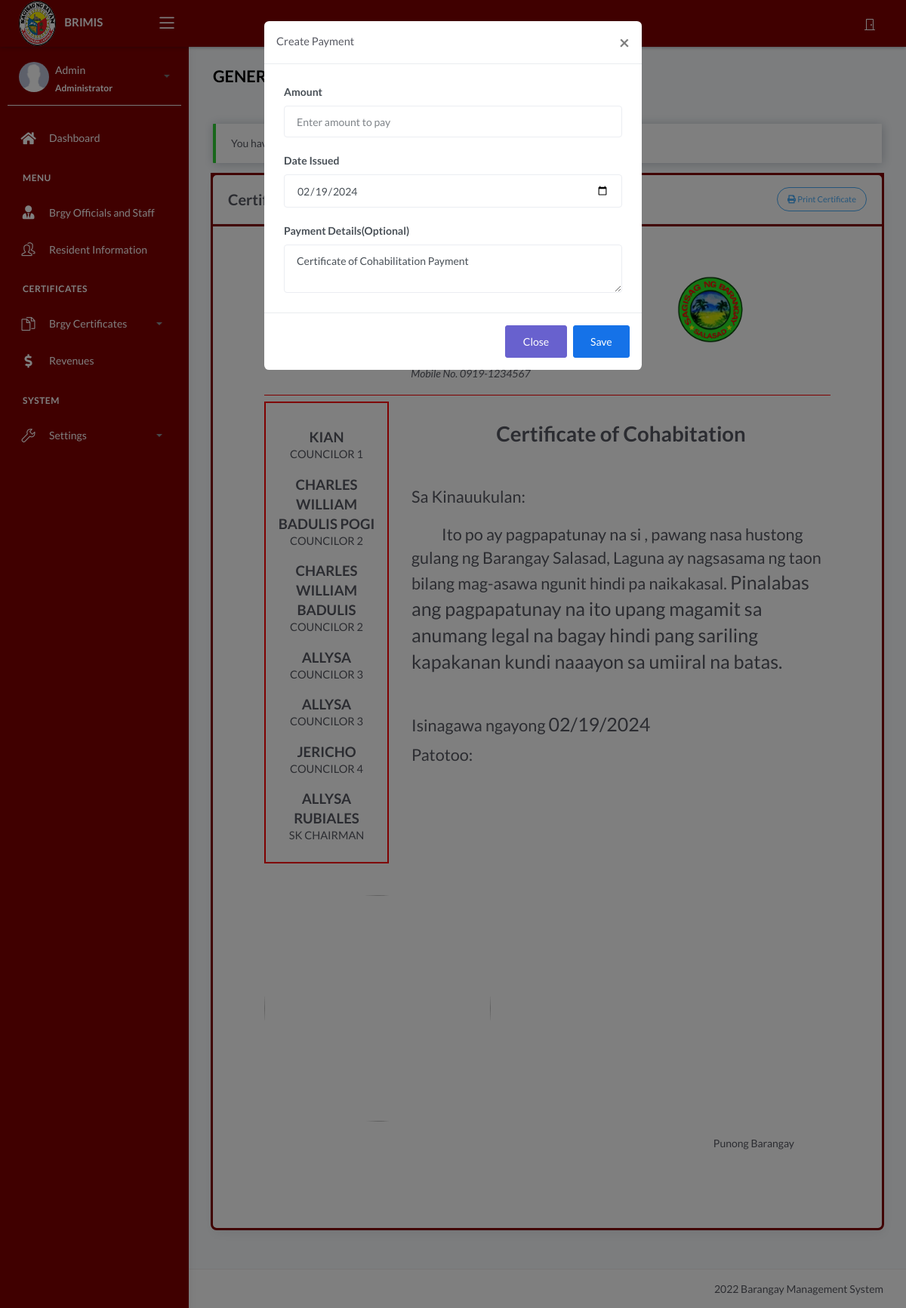
The page /generate_cohabitation_cert.php (signed in) on the database its author committed.
### tables this page shows
CREATE TABLE `tblbrgy_info` (
  `id` int(11) NOT NULL,
  `province` varchar(100) DEFAULT NULL,
  `town` varchar(100) DEFAULT NULL,
  `brgy_name` varchar(50) DEFAULT NULL,
  `number` varchar(50) DEFAULT NULL,
  `text` text DEFAULT NULL,
  `image` varchar(200) DEFAULT NULL,
  `city_logo` varchar(100) DEFAULT NULL,
  `brgy_logo` varchar(100) DEFAULT NULL
);

CREATE TABLE `tblofficials` (
  `id` int(11) NOT NULL,
  `name` varchar(50) DEFAULT NULL,
  `chairmanship` varchar(50) DEFAULT NULL,
  `position` varchar(50) DEFAULT NULL,
  `contact` varchar(20) DEFAULT NULL
);

CREATE TABLE `tblposition` (
  `id` int(11) NOT NULL,
  `position` varchar(50) DEFAULT NULL,
  `order` int(11) DEFAULT NULL
);

### model/fetch_brgy_info.php (called while the page is built, shortened)
<?php
    $query = "SELECT * FROM tblbrgy_info";
    $result = $conn->query($query);
	$row = $result->fetch_assoc();
	if($row){
		$province = $row['province'];
		$brgy 		= $row['brgy_name'];
		$number =  $row['number'];
		$brgy_logo		= $row['brgy_logo'];
	}
?>

### generate_cohabitation_cert.php (the view, shortened to what this page needs)
<?php include 'server/server.php' ?>
<?php
    $query1 = "SELECT * FROM tblofficials JOIN tblposition ON tblofficials.position=tblposition.id WHERE tblposition.position NOT IN ('SK Chairrman','Secretary','Treasurer')
               ORDER BY `order` ASC";
    $result1 = $conn->query($query1);
    $officials = array();
	while($row = $result1->fetch_assoc()){
		$officials[] = $row;
	}
?>
<!DOCTYPE html>
<html lang="en">
<head>
	<?php include 'templates/header.php' ?>
</head>
<body>
	<div class="wrapper">
		<?php include 'templates/main-header.php' ?>
		<?php include 'templates/sidebar.php' ?>
		<div class="main-panel">
			<div class="content">
					<div class="page-inner"  style="color:black">
						<div class="d-flex align-items-left align-items-md-center flex-column flex-md-row">
							<div>
								<h2 class="text-black fw-bold" >GENERATE CERTIFICATE</h2>
							</div>
						</div>
					</div>
				<div class="page-inner">
					<div class="row mt--2">
						<div class="col-md-12">
                            <?php if(isset($_SESSION['message'])): ?>
                                <div class="alert alert-<?php echo $_SESSION['success']; ?> <?= $_SESSION['success']=='danger' ? 'bg-danger text-light' : null ?>" role="alert">
                                    <?php echo $_SESSION['message']; ?>
                                </div>
                            <?php endif ?>
                            <div class="card" style ="outline-style:solid; outline-color:maroon">
								<div class="card-header" style ="outline-style:solid; outline-color:maroon">
									<div class="card-head-row">
										<div class="card-title"><b>Certificate of Cohabitation</b></div>
										<div class="card-tools">
											<button class="btn btn-info btn-border btn-round btn-sm" onclick="printDiv('printThis')">
												<i class="fa fa-print"></i>
												Print Certificate
											</button>
										</div>
									</div>
								</div>
								<div class="card-body m-5" id="printThis">
                                     <div class="d-flex flex-wrap justify-content-around" style="border-bottom:1px solid red">
                                        <div class="text-center">
										</div>
										<div class="text-center">
                                            <h3 class="mb-0">Republic of the Philippines</h3>
                                            <h3 class="mb-0">Province of <?= ucwords($province) ?></h3>
											<h3 class="mb-0"><?= ucwords($town) ?></h3>
											<h1 class="fw-bold mb-0"><?= ucwords($brgy) ?></i></h2>
                                            <p><i>Mobile No. <?= $number ?></i></p>
										</div>
                                        <div class="text-center">
                                            <img src="assets/uploads/<?= $brgy_logo ?>" class="img-fluid" width="100">
										</div>
									</div>
                                    <div class="row mt-2">
                                         <div class="col-md-3">
                                            <div class="text-center p-3" style="border:2px solid red">
                                                <?php if(!empty($officials)):?>
                                                    <?php foreach($officials as $row): ?>
                                                        <h3 class="mt-3 fw-bold mb-0 text-uppercase"><?= ucwords($row['name']) ?></h3>
                                                        <h5 class="mb-2 text-uppercase"><?= ucwords($row['position']) ?></h5>
                                                    <?php endforeach ?>
                                                <?php endif ?>
                                            </div><br><br>
											<img src="assets/img/yellow-circle.png" style="height:300px; width:300px">
                                        </div>
                                        <div class="col-md-9">
                                            <div class="text-center">
                                                <h1 class="mt-4 fw-bold mb-5">Certificate of Cohabitation</h1>
                                            </div>
                                            <h2 class="mt-5">Sa Kinauukulan:</h2>
                                            <h2 class="mt-3" style="text-indent: 40px;">Ito po ay pagpapatunay na si  ,
												pawang nasa hustong gulang ng <?= ucwords($brgy) ?>, <?= ucwords($province) ?> ay nagsasama ng taon bilang mag-asawa ngunit hindi pa naikakasal.
                                            <span style="font-size:25px">Pinalabas ang pagpapatunay na ito upang magamit sa anumang legal na bagay hindi pang sariling kapakanan kundi naaayon sa umiiral na batas.</h2>
                                            <h2 class="mt-5">Isinagawa ngayong <span style="font-size:25px"><?= date('m/d/Y') ?></span> </h2>
                                            <h2 class="mt-12">Patotoo: </h2>
                                        </div>
                                        <div class="col-md-12">
                                            <div class="p-3 text-right mr-3">
                                                <p class="mr-3">Punong Barangay</p>
                                            </div>
                                        </div>
                                    </div>
								</div>
							</div>
						</div>
					</div>
				</div>
			</div>
            <div class="modal fade" id="pment" tabindex="-1" role="dialog" aria-labelledby="exampleModalLabel" aria-hidden="true"  data-backdrop="static" data-keyboard="false">
                <div class="modal-dialog" role="document">
                    <div class="modal-content">
                        <div class="modal-header">
                            <h5 class="modal-title" id="exampleModalLabel">Create Payment</h5>
                            <button type="button" class="close" data-dismiss="modal" aria-label="Close">
                                <span aria-hidden="true">&times;</span>
                            </button>
                        </div>
                        <div class="modal-body">
                            <form method="POST" action="model/save_pment.php" >
                                <div class="form-group">
                                    <label>Amount</label>
                                    <input type="number" class="form-control" name="amount" placeholder="Enter amount to pay" required>
                                </div>
                                <div class="form-group">
                                    <label>Date Issued</label>
                                    <input type="date" class="form-control" name="date" value="<?= date('Y-m-d') ?>">
                                </div>
                                <div class="form-group">
                                    <label>Payment Details(Optional)</label>
                                    <textarea class="form-control" placeholder="Enter Payment Details" name="details">Certificate of Cohabilitation Payment</textarea>
                                </div>
                        </div>
                        <div class="modal-footer">
                            <button type="button" class="btn btn-secondary" onclick="goBack()">Close</button>
                            <button type="submit" class="btn btn-primary">Save</button>
                        </div>
                    </div>
                </div>
            </div>
			<?php include 'templates/main-footer.php' ?>
		</div>
</body>
</html>

### templates/main-header.php (style rules this page uses)
img { border-radius:50%; display: block; margin-left: auto; margin-right: auto; width: 40%; }

### rows shown on the page
tblbrgy_info: number "0919-1234567", brgy_logo (picture), brgy_name "Barangay Salasad", province "Laguna"
tblofficials: name "KIAN", tblposition.position "COUNCILOR 1"
tblofficials: name "CHARLES WILLIAM BADULIS POGI", tblposition.position "COUNCILOR 2"
tblofficials: name "CHARLES WILLIAM BADULIS", tblposition.position "COUNCILOR 2"
tblofficials: name "ALLYSA", tblposition.position "COUNCILOR 3"
tblofficials: name "ALLYSA", tblposition.position "COUNCILOR 3"
tblofficials: name "JERICHO", tblposition.position "COUNCILOR 4"
tblofficials: name "ALLYSA RUBIALES", tblposition.position "SK CHAIRMAN"

### other values the page prints
$_SESSION['username'] "Admin"
$_SESSION['role'] "Administrator"
$_SESSION['message'] "You have…"
